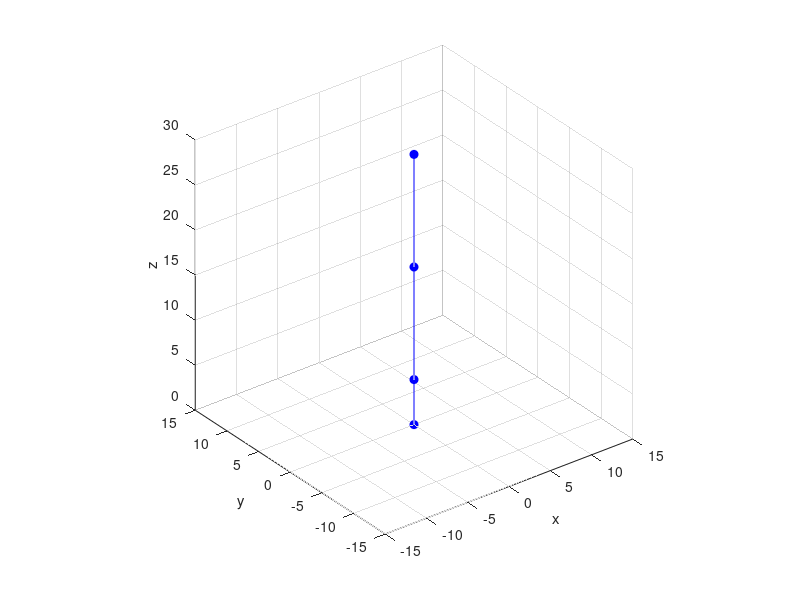

The MATLAB source for this figure: (Note: this script raises an error after producing the figure.)
close all
% Initial variables
L=[5 12.5 12.5];
q=[pi/2 pi/4 0];

%omega=[5 1 2]'; v=[0.1 0.2 0.3]';
%T=[omega;v];
%expm(tildeTwist(T)*pi/4)-expTwist(T,pi/4) %This should be <1e-15


%Initial configuration
P0=[0 0 0 1]';

H1_0_0=[eye(3) [0 0 L(1)]'           ; 0 0 0 1];
H2_0_0=[eye(3) [0 0 L(1)+L(2)]'      ; 0 0 0 1];
H3_0_0=[eye(3) [0 0 L(1)+L(2)+L(3)]' ; 0 0 0 1];

P1=H1_0_0*P0; 
P2=H2_0_0*P0; 
P3=H3_0_0*P0; 

points=[P0 P1 P2 P3];
x=points(1,:);
y=points(2,:);
z=points(3,:);
plot3(x,y,z,'-ob','MarkerFaceColor',[0 0 1]);grid; 
xlabel('x'), ylabel('y'), zlabel('z')
set(gca,'DataAspectRatio',[1 1 1],...
        'PlotBoxAspectRatio',[1 1 1])

%Moved configuration
[H1_0, H2_0, H3_0] = getHmatrices(q, L);
P1=H1_0*P0; 
P2=H2_0*P0; 
P3=H3_0*P0; 

points2=[P0 P1 P2 P3];
x=points2(1,:);
y=points2(2,:);
z=points2(3,:);
hold on
plot3(x,y,z,'-xr','MarkerFaceColor',[1 0 0])
